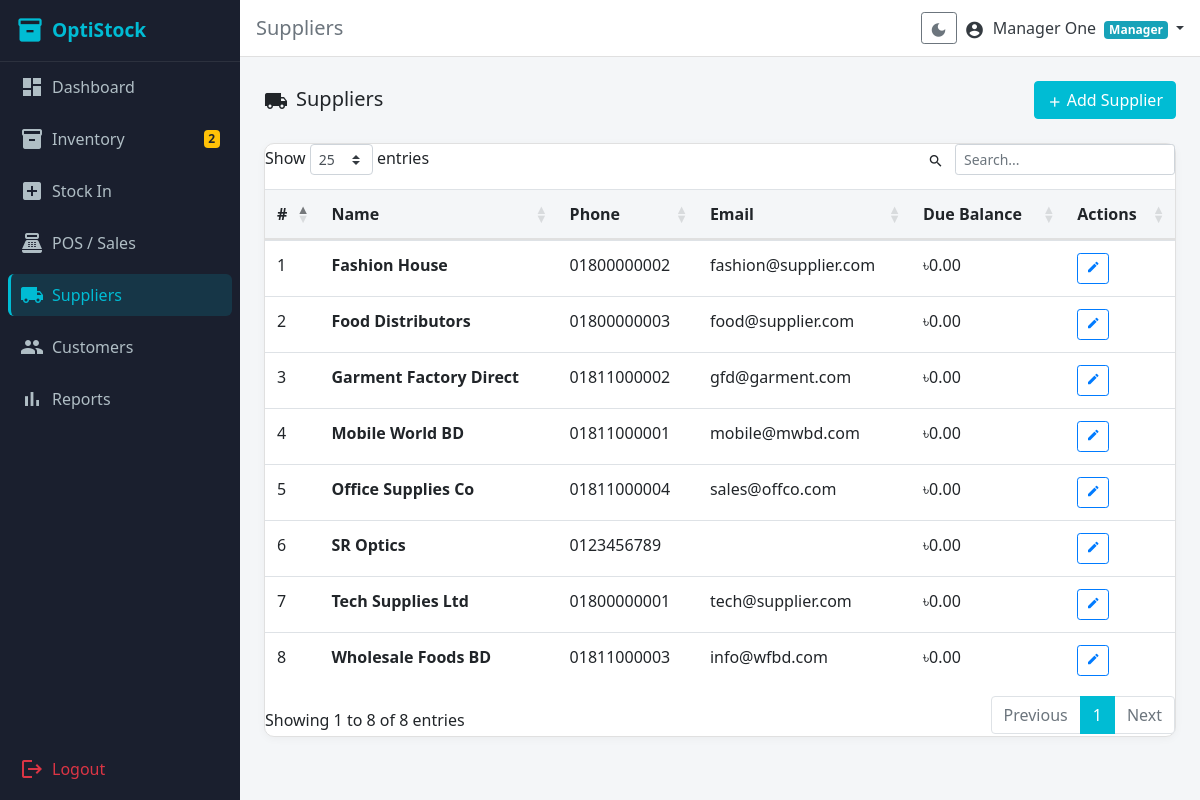
Screenshot of /modules/suppliers/index.php (signed in) with the database file from the repository.
### tables this page shows
CREATE TABLE `suppliers` (
  `id` int(10) UNSIGNED NOT NULL,
  `name` varchar(150) NOT NULL,
  `phone` varchar(20) DEFAULT NULL,
  `email` varchar(150) DEFAULT NULL,
  `address` text DEFAULT NULL,
  `due_balance` decimal(10,2) NOT NULL DEFAULT 0.00,
  `created_at` datetime NOT NULL DEFAULT current_timestamp()
);

### modules/suppliers/index.php (the view, shortened to what this page needs)
<?php
require_once __DIR__ . '/../../includes/auth_check.php';
$suppliers = $pdo->query('SELECT * FROM suppliers ORDER BY name')->fetchAll();
include __DIR__ . '/../../includes/header.php';
?>
<div class="d-flex justify-content-between align-items-center mb-4">
  <h5 class="mb-0"><span class="material-icons align-middle mr-2">local_shipping</span>Suppliers</h5>
  <a href="<?= BASE_URL ?>/modules/suppliers/add.php" class="btn btn-primary">
    <span class="material-icons align-middle mr-1" style="font-size:16px;">add</span>Add Supplier
  </a>
</div>
<div class="card">
  <div class="table-responsive">
    <table class="table table-hover datatable mb-0">
      <thead>
        <tr><th>#</th><th>Name</th><th>Phone</th><th>Email</th><th>Due Balance</th><th>Actions</th></tr>
      </thead>
      <tbody>
        <?php foreach ($suppliers as $i => $sup): ?>
        <tr>
          <td><?= $i + 1 ?></td>
          <td><strong><?= htmlspecialchars($sup['name']) ?></strong></td>
          <td><?= htmlspecialchars($sup['phone'] ?? '—') ?></td>
          <td><?= htmlspecialchars($sup['email'] ?? '—') ?></td>
          <td><?= $sup['due_balance'] > 0 ? '<span class="text-danger">৳' . number_format($sup['due_balance'], 2) . '</span>' : '৳0.00' ?></td>
          <td>
            <a href="<?= BASE_URL ?>/modules/suppliers/edit.php?id=<?= $sup['id'] ?>" class="btn btn-sm btn-outline-primary mr-1">
              <span class="material-icons" style="font-size:14px;">edit</span>
            </a>
          </td>
        </tr>
        <?php endforeach; ?>
      </tbody>
    </table>
  </div>
</div>
<?php
include __DIR__ . '/../../includes/footer.php';

### assets/css/style.css (style rules this page uses)
:root { --color-sidebar: #1A1F2E; --color-primary: #00BCD4; --color-accent: #26C6DA; --color-success: #00C853; --color-warning: #FFD600; --color-danger: #FF1744; --color-primary-dark: #0097A7; --color-primary-light: #E0F7FA; --color-sidebar-text: #B0BEC5; --color-sidebar-active-bg: rgba(0,188,212,0.15); --color-topbar: #FFFFFF; --color-page-bg: #F4F6F8; --color-card-bg: #FFFFFF; --color-text-main: #212529; --color-text-muted: #6C757D; --color-border: #E0E0E0; }
html, body { height: 100%; }
body { background-color: var(--color-page-bg); font-family: 'Segoe UI', sans-serif; }
.card { border: 1px solid var(--color-border); border-radius: 10px; box-shadow: 0 2px 8px rgba(0,0,0,0.04); }
.btn-primary { background-color: var(--color-primary); border-color: var(--color-primary); }
a { color: var(--color-primary); }
.table thead th { background-color: var(--color-page-bg); border-bottom: 2px solid var(--color-border); font-weight: 600; }

### rows the page displays
suppliers: name "Fashion House", phone "01800000002", email "fashion@supplier.com", due_balance "৳0.00"
suppliers: name "Food Distributors", phone "01800000003", email "food@supplier.com", due_balance "৳0.00"
suppliers: name "Garment Factory Direct", phone "01811000002", email "gfd@garment.com", due_balance "৳0.00"
suppliers: name "Mobile World BD", phone "01811000001", email "mobile@mwbd.com", due_balance "৳0.00"
suppliers: name "Office Supplies Co", phone "01811000004", email "sales@offco.com", due_balance "৳0.00"
suppliers: name "SR Optics", phone "0123456789", due_balance "৳0.00"
suppliers: name "Tech Supplies Ltd", phone "01800000001", email "tech@supplier.com", due_balance "৳0.00"
suppliers: name "Wholesale Foods BD", phone "01811000003", email "info@wfbd.com", due_balance "৳0.00"

### other values shown
$lowStockCount "2"
$pageTitle "Suppliers"
$_SESSION['name'] "Manager One"
$_SESSION['role'] "Manager"
